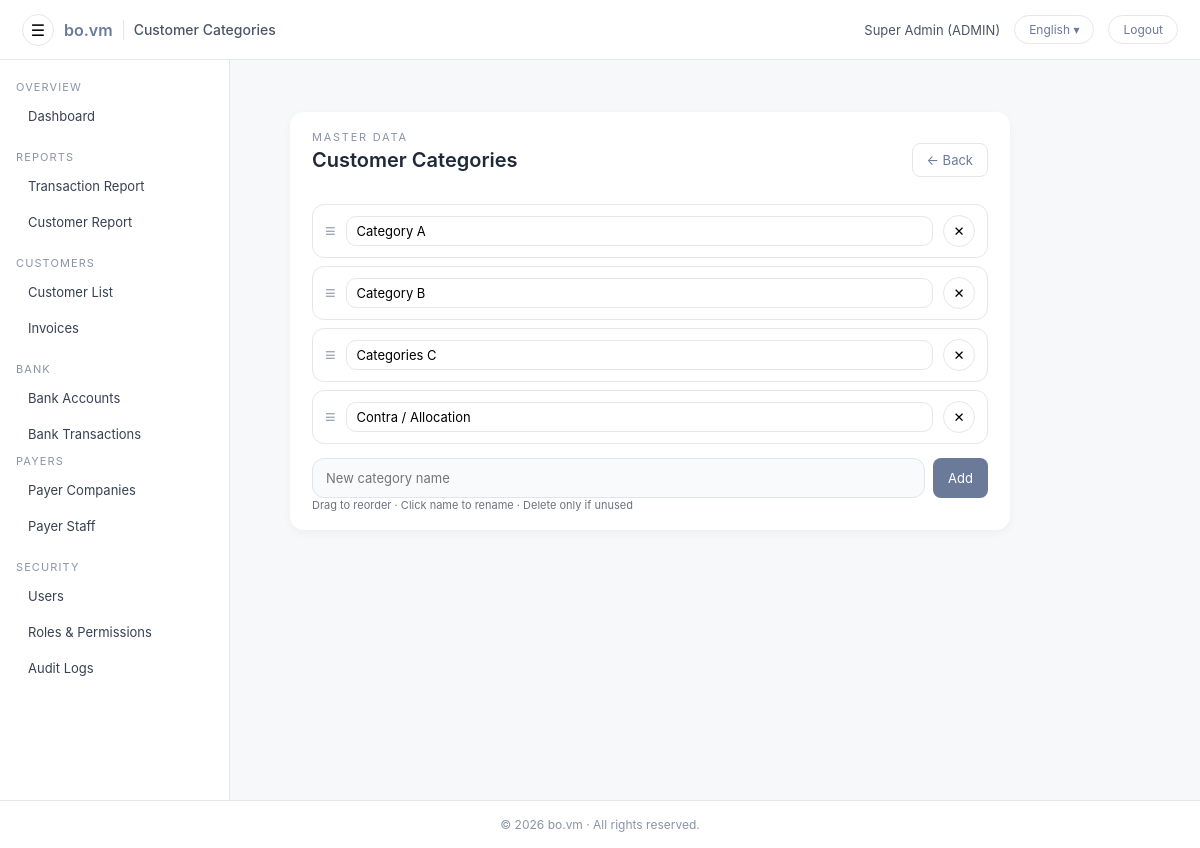
/admin/customers/categories.php (signed in), run on the app's committed database.
### tables this page shows
CREATE TABLE `users` (
  `id` int(11) NOT NULL AUTO_INCREMENT,
  `username` varchar(100) NOT NULL,
  `password_hash` varchar(255) NOT NULL,
  `full_name` varchar(255) NOT NULL,
  `email` varchar(255) DEFAULT NULL,
  `phone` varchar(50) DEFAULT NULL,
  `nric` varchar(50) DEFAULT NULL,
  `role` enum('ADMIN','CUSTOMER') NOT NULL DEFAULT 'CUSTOMER',
  `customer_id` int(11) DEFAULT NULL,
  `must_change_password` tinyint(1) NOT NULL DEFAULT 1,
  `is_active` tinyint(1) NOT NULL DEFAULT 1,
  `last_login_at` datetime DEFAULT NULL,
  `created_at` datetime NOT NULL DEFAULT current_timestamp(),
  `updated_at` datetime DEFAULT NULL ON UPDATE current_timestamp(),
  PRIMARY KEY (`id`),
  UNIQUE KEY `uq_users_username` (`username`),
  KEY `fk_users_customer` (`customer_id`),
  CONSTRAINT `fk_users_customer` FOREIGN KEY (`customer_id`) REFERENCES `customers` (`id`) ON DELETE SET NULL ON UPDATE CASCADE
);

CREATE TABLE `customer_categories` (
  `id` int(11) NOT NULL AUTO_INCREMENT,
  `name` varchar(50) NOT NULL,
  `sort_order` int(11) NOT NULL DEFAULT 0,
  PRIMARY KEY (`id`)
);

### app/helpers.php (called while the page is built, shortened)
<?php
if (!function_exists('url')) {
    function url(string $path = ''): string {
        $base = defined('BASE_URL') ? rtrim(BASE_URL, '/') : '';
        $path = ltrim($path, '/');
        return ($base ?: '') . '/' . $path;
    }
}

### config/i18n.php (called while the page is built, shortened)
<?php
$lang = $_SESSION['lang'] ?? 'en';
$__translations = [];
$path = __DIR__ . '/../lang/' . $lang . '.php';
if (file_exists($path)) {
    $__translations = require $path;
}
function __tr_find(array $arr, string $key): mixed
{
    if (strpos($key, '.') !== false) {
        $parts = explode('.', $key);
        $cur   = $arr;
        foreach ($parts as $p) {
            if (!is_array($cur) || !array_key_exists($p, $cur)) {
                return null;
            }
            $cur = $cur[$p];
        }
        return $cur;
    }
    return null;
}
function t(string $key, array|string $vars = [], string $fallback = ''): string
{
    global $__translations;
    $text = $fallback;
    $found = __tr_find($__translations, $key);
    if (is_string($found)) {
        $text = $found;
    }
    return $text;
}

### app/auth.php (called while the page is built, shortened)
<?php
require_once __DIR__ . '/../app/helpers.php';
function current_user(): ?array
{
    static $cached = null;
    if ($cached !== null) {
        return $cached;
    }
    $uid = (int)($_SESSION['user_id'] ?? 0);
    $pdo = get_pdo();
    $st  = $pdo->prepare("SELECT * FROM users WHERE id = :id AND is_active = 1");
    $st->execute([':id' => $uid]);
    $row = $st->fetch();
    return $cached = ($row ?: null);
}
function require_admin(): void
{
    $u = current_user();
}

### public/admin/customers/categories.php (the view, shortened to what this page needs)
<?php
require_admin();
$pdo = get_pdo();
$pdo->setAttribute(PDO::ATTR_DEFAULT_FETCH_MODE, PDO::FETCH_ASSOC);
function h($v){ return htmlspecialchars((string)($v ?? ''), ENT_QUOTES, 'UTF-8'); }
$categories = $pdo->query("
  SELECT id, name, sort_order
  FROM customer_categories
  ORDER BY sort_order ASC, id ASC
")->fetchAll() ?: [];
$page_title = 'Customer Categories';
include __DIR__ . '/../include/header.php';
?>
<div class="admin-main">
  <div class="admin-main-inner">
    <div class="admin-card cat-wrap">
      <div class="admin-card-header">
        <div>
          <div class="form-page-eyebrow">Master data</div>
          <h1 class="page-title">Customer Categories</h1>
        </div>
        <div>
          <a href="<?= h(url('admin/customers/list.php')) ?>" class="btn btn-light">← Back</a>
        </div>
      </div>
      <div id="catList">
        <?php foreach ($categories as $c): ?>
          <div class="cat-row" data-id="<?= (int)$c['id'] ?>">
            <div class="cat-handle">≡</div>
            <div class="cat-name">
              <input type="text" value="<?= h($c['name']) ?>" class="js-name">
            </div>
            <div class="cat-actions">
              <button class="js-del" title="Delete">✕</button>
            </div>
          </div>
        <?php endforeach; ?>
      </div>
      <div class="add-row">
        <input type="text" id="newName" class="form-control" placeholder="New category name">
        <button id="addBtn" class="btn btn-primary">Add</button>
      </div>
      <div class="small">
        Drag to reorder · Click name to rename · Delete only if unused
      </div>
    </div>
  </div>
</div>
<?php include __DIR__ . '/../include/footer.php'; ?>

### public/admin/include/header.php (shortened to what this page needs)
<?php
$u = current_user();
$page_title = $page_title ?? 'Admin';
$currentLang = $_SESSION['lang'] ?? 'en';
$langLabelMap = [
  'en' => 'English',
  'ms' => 'Malay',
  'zh' => '中文',
];
$displayLang = $langLabelMap[$currentLang] ?? 'English';
?>
<!DOCTYPE html>
<html lang="<?= h($currentLang) ?>">
<head>
  <link rel="stylesheet" href="<?= h(url('admin/assets/style.css')) ?>">
  <link rel="stylesheet" href="<?= h(url('admin/assets/css/admin-actions-menu.css')) ?>">
  <link rel="stylesheet" href="<?= h(url('public/assets/css/date_range.css')) ?>">
</head>
<body class="admin-body">
  <header class="admin-topbar">
    <div class="topbar-left">
      <button id="sidebarToggle"
        class="topbar-toggle"
        type="button"
        aria-label="<?= h(function_exists('t') ? t('admin.header.toggle_sidebar', [], 'Toggle sidebar') : 'Toggle sidebar') ?>">☰</button>
      <span class="topbar-logo">bo.vm</span>
      <span class="topbar-app-title"><?= h($page_title) ?></span>
    </div>
    <div class="topbar-right">
      <span class="topbar-user">
        <?= h($u['full_name'] ?? $u['username']) ?> (<?= h($u['role']) ?>)
      </span>
      <div class="lang-wrap">
        <button id="adminLangToggle" class="btn-topbar">
          <?= h($displayLang) ?> ▾
        </button>
      </div>
      <a class="btn-topbar" href="<?= h(url('logout.php')) ?>">
        <?= h(function_exists('t') ? t('admin.header.logout', [], 'Logout') : 'Logout') ?>
      </a>
    </div>
  </header>
  <div class="admin-shell">
    <?php include __DIR__ . '/sidebar.php'; ?>
    <main class="admin-main">
      <div class="admin-main-inner">

### public/admin/assets/style.css (style rules this page uses)
:root { --bg: #f7f8fa; --panel: #ffffff; --primary: #6b7a99; --primary-hover: #56627d; --primary-soft: #eef1f6; --text: #1f2937; --muted: #8a94a6; --border: #e5e7eb; --sidebar-bg-top: #ffffff; --sidebar-bg-bottom: #ffffff; }
* { margin: 0; padding: 0; box-sizing: border-box; font-family: "Inter", system-ui, -apple-system, BlinkMacSystemFont, "Segoe UI", sans-serif; }
body { background: var(--bg); color: var(--text); font-size: 14px; }
.admin-topbar { height: 60px; background: #ffffff; border-bottom: 1px solid var(--border); padding: 0 22px; display: flex; align-items: center; justify-content: space-between; }
.topbar-left { display: flex; align-items: center; gap: 10px; }
.topbar-logo { font-size: 16px; font-weight: 600; color: var(--primary); }
.topbar-app-title { font-size: 14px; font-weight: 500; color: #4b5563; }
.topbar-right { display: flex; align-items: center; gap: 14px; }
.topbar-user { font-size: 13px; color: #4b5563; }
.btn-topbar { padding: 6px 14px; border-radius: 20px; border: 1px solid var(--border); background: #ffffff; color: var(--primary); text-decoration: none; font-size: 12px; }
.topbar-toggle { border: 1px solid var(--border); background: #ffffff; border-radius: 999px; width: 32px; height: 32px; font-size: 16px; cursor: pointer; display: flex; align-items: center; justify-content: center; }
.admin-shell { display: flex; min-height: calc(100vh - 60px); }
.admin-main { flex: 1; padding: 26px 30px; display: flex; flex-direction: column; }
.admin-main-inner { width: 100%; }
.page-title { font-size: 20px; font-weight: 600; margin-bottom: 18px; }
.admin-card { background: var(--panel); padding: 18px 22px; border-radius: 14px; box-shadow: 0 3px 10px rgba(0,0,0,0.04); margin-bottom: 20px; }
.admin-card-header { display: flex; justify-content: space-between; align-items: center; margin-bottom: 14px; }
.btn { display: inline-block; padding: 8px 14px; border-radius: 8px; text-decoration: none; font-size: 13px; cursor: pointer; border: 1px solid transparent; }
.btn-primary { background: var(--primary); color: #ffffff; }
.btn-light { background: #ffffff; color: var(--primary); border: 1px solid var(--border); }
.form-page-eyebrow { font-size: 11px; letter-spacing: .16em; text-transform: uppercase; color: var(--muted); margin-bottom: 4px; }
.form-control { width: 100%; height: 40px; padding: 9px 13px; background: #f9fafb; border: 1px solid #e0e4eb; border-radius: 12px; font-size: 13px; color: #1f2937; transition: all 0.18s ease; outline: none; }
.admin-body { padding-top: 0 !important; }
.admin-shell { margin-top: 0 !important; padding-top: 0 !important; }

### public/admin/include/header.php (style rules this page uses)
.lang-wrap { position: relative; }

### public/admin/customers/categories.php (style rules this page uses)
.cat-wrap { max-width:720px; }
.cat-row { display:flex; align-items:center; gap:10px; padding:10px 12px; border:1px solid #e5e7eb; border-radius:12px; background:#fff; }
.cat-row + .cat-row { margin-top:8px; }
.cat-handle { cursor:grab; font-size:18px; color:#9ca3af; user-select:none; }
.cat-name { flex:1; }
.cat-name input { width:100%; border:1px solid #e5e7eb; border-radius:10px; padding:6px 10px; font-size:13px; }
.cat-actions { display:flex; gap:6px; }
.cat-actions button { border:1px solid #e5e7eb; background:#fff; border-radius:999px; width:32px; height:32px; cursor:pointer; }
.add-row { margin-top:14px; display:flex; gap:8px; }
.add-row input { flex:1; }
.small { font-size:11px; color:#6b7280; }

### data on the page
users: full_name "Super Admin", role "ADMIN"
customer_categories: name "Category A"
customer_categories: name "Category B"
customer_categories: name "Categories C"
customer_categories: name "Contra / Allocation"

### other printed values
$page_title "Customer Categories"
$displayLang "English"
$hasT ? t('admin.nav.section.overview', [], 'OVERVIEW') : 'OVERVIEW' "OVERVIEW"
$hasT ? t('admin.nav.dashboard', [], 'Dashboard') : 'Dashboard' "Dashboard"
$hasT ? t('admin.nav.section.reports', [], 'REPORTS') : 'REPORTS' "REPORTS"
$hasT ? t('admin.nav.customer_invoices', [], 'Invoices') : 'Invoices' "Invoices"
$hasT ? t('admin.nav.section.bank', [], 'BANK') : 'BANK' "BANK"
$hasT ? t('admin.nav.section.payers', [], 'PAYERS') : 'PAYERS' "PAYERS"
$hasT ? t('admin.nav.payer_staff', [], 'Payer Staff') : 'Payer Staff' "Payer Staff"
$hasT ? t('admin.nav.section.security', [], 'SECURITY') : 'SECURITY' "SECURITY"
$hasT ? t('admin.nav.users', [], 'Users') : 'Users' "Users"
$hasT ? t('admin.nav.audit_logs', [], 'Audit Logs') : 'Audit Logs' "Audit Logs"
$rights "All rights reserved."
